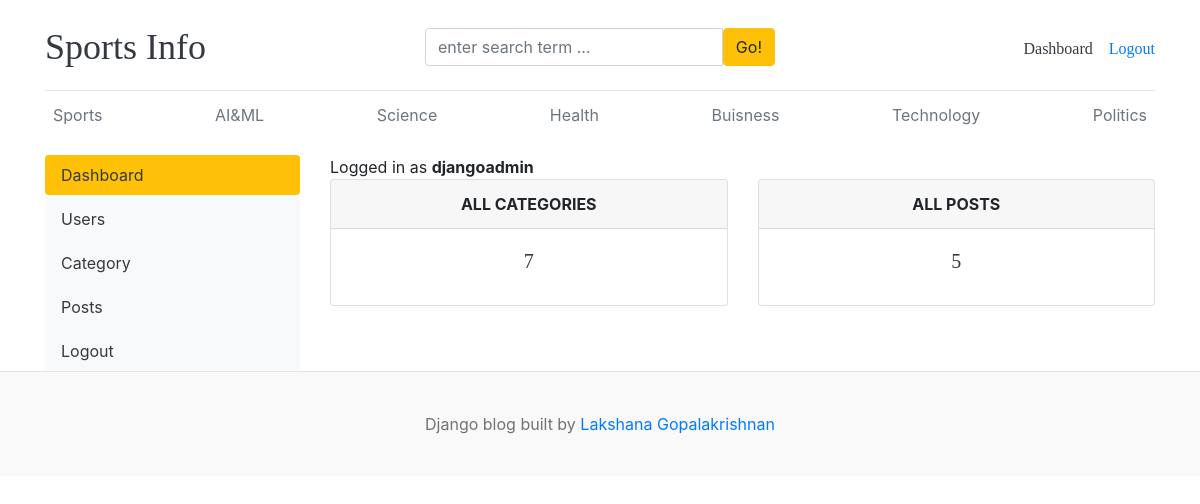
The page /dashboard/ (signed in) on the database its author committed.
### blogs/models.py (models this page shows, shortened)
class Category(models.Model):
    category_name=models.CharField(max_length=50,unique=True)
    created_at=models.DateTimeField(auto_now_add=True)
    updated_at=models.DateTimeField(auto_now=True)
    class Meta:
        verbose_name_plural='categories'

### dashboards/views.py (the view)
# urls.py: path('dashboard/', include('dashboards.urls')),
@login_required(login_url='login')
def dashboard(request):
    category_count=Category.objects.all().count()
    blogs_count=Blog.objects.all().count()
    context={
        'category_count':category_count,
        'blogs_count':blogs_count,
    }
    return render(request,'dashboard/dashboard.html',context)

### blogs/context_processors.py (called while the page is built)
def get_categories(request):
    categories=Category.objects.all().order_by('-updated_at')
    return {'categories':categories}

def get_social_links(request):
    social_links=SocialLink.objects.all()
    return dict(social_links=social_links)

### templates/dashboard/dashboard.html
{% extends 'base.html' %}
{% block content %}
<div class="row">
   {% include 'dashboard/sidebar.html' %}
    <div class="col-md-9">
    <span>Logged in as <b>{{user}}</b></span>
       <div class="row">
        <div class='col'>
            <div class="card border-default mb-3">
                <div class='card-header text-center text-uppercase font-weight-bold'>
                    All Categories
                </div>
                <div class="card-body text-dark">
                    <h5 class="card-title text-center">{{category_count}}</h5>
                </div>
            </div>
        </div>
        <div class='col'>
            <div class="card border-default mb-3">
                <div class='card-header text-center text-uppercase font-weight-bold'>
                    All Posts
                </div>
                <div class="card-body text-dark">
                    <h5 class="card-title text-center">{{blogs_count}}</h5>
                </div>
            </div>
        </div>
       </div>
    </div>
</div>
{% endblock %}

### templates/base.html (shortened to what this page needs)
{% load static %}
<!DOCTYPE html>
<html lang="en">
<head>
    <link href="https://getbootstrap.com/docs/4.0/dist/css/bootstrap.min.css" rel="stylesheet">
    <link href="{% static 'css/blog.css' %}" rel="stylesheet">
    <link rel="stylesheet" href="https://cdnjs.cloudflare.com/ajax/libs/font-awesome/6.0.0-beta3/css/all.min.css">
</head>
<body>
    <div class="container">
        <header class="blog-header py-3 ">
            <div class="row flex-nowrap justify-content-between align-items-center">
                <div class="col-4 pt-1">
                    <a class="blog-header-logo text-dark fw-bold" href="/">Sports Info</a>
                </div>
                <div class="col-4 mt-1">
                    <form action="{% url 'search' %}" method="GET">
                        <div class="input-group">
                            <input class="form-control" type="text" name="keyword" value="{{keyword}}" placeholder="enter search term ..." aria-label="Enter search term ..." aria-describedby="button-search"/>
                            <button type="submit" class="btn btn-warning" id="button-search" type="button">Go!</button>
                        </div>
                    </form>
                </div>
                <div class="col-4 d-flex justify-content-end mt-3">
                    {% if not user.is_authenticated %}
                    <a class="btn btn-sm btn-warning" href="{% url 'login' %}">Login</a> &nbsp;
                    <a class="btn btn-sm btn-outline-secondary" href="{% url 'register' %}">Register</a>
                    {% else %}
                    <h6><a href="{% url 'dashboard' %}" class="text-dark">Dashboard</a></h6>
                    <h6><a href="{% url 'logout' %}">Logout</a></h6>
                    {% endif %}
            </div>
        </header>
          <div class="nav-scroller py-1 mb-2">
            <nav class="nav d-flex justify-content-between">
                {% for category in categories %}
                    <a class="p-2 text-muted" href="{% url 'posts_by_category' category.id %}">{{category.category_name}}</a>
                {% endfor %}
            </nav>
        </div>
        {% block content %}
        {% endblock %}
    </div>
         <footer class="blog-footer w-100">
        <p>Django blog built by <a href="#">Lakshana Gopalakrishnan</a></p>
    </footer>
</body>
</html>

### blog_main/static/css/blog.css (style rules this page uses)
.blog-header { border-bottom: 1px solid #e5e5e5; }
.blog-header-logo { font-family: "Playfair Display", Georgia, "Times New Roman", serif ; font-size: 2.25rem; }
h1, h2, h3, h4, h5, h6 { font-family: "Playfair Display", Georgia, "Times New Roman", serif ; }
.blog-footer { padding: 2.5rem 0; color: #727272; text-align: center; background-color: #f9f9f9; border-top: .05rem solid #e5e5e5; }
.blog-footer p:last-child { margin-bottom: 0; }

### rows shown on the page
Category: category_name "Sports"
Category: category_name "AI&ML"
Category: category_name "Science"
Category: category_name "Health"
Category: category_name "Buisness"
Category: category_name "Technology"
Category: category_name "Politics"

### other values the page prints
{{ user }} "djangoadmin"
{{ category_count }} "7"
{{ blogs_count }} "5"
